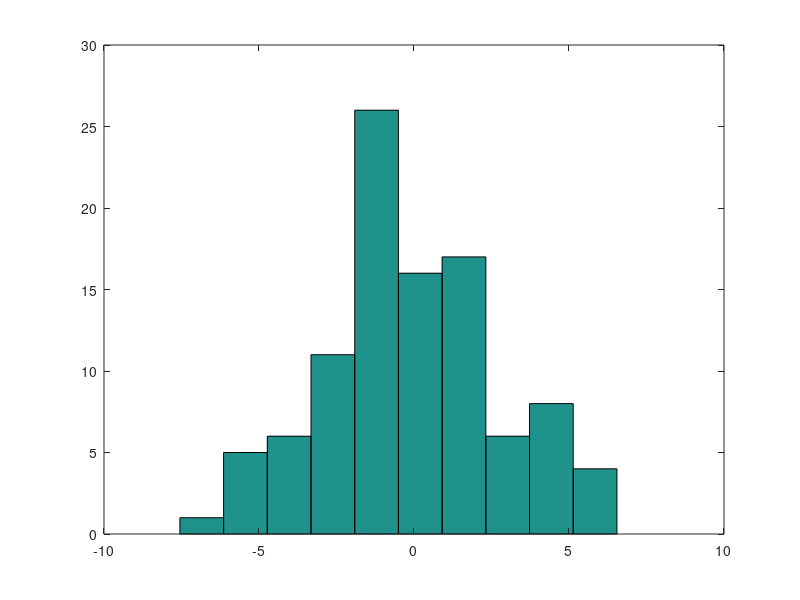

This figure's MATLAB source:
%Simulation of synchronous Federated Learning
tic
total = 1; %number of repetitions of simulation
iter = 10000;
amse = zeros(iter,1);
for epoch = 1:total
dn =zeros(1,3000); %nonlinear time series
dn(1) = .1;
dn(2) = .1;
for ii = 3:3000
dn(ii) = (0.8-0.5*exp(-dn(ii-1)^2))*dn(ii-1) - (0.3+0.9*exp(-dn(ii-1)^2))*dn(ii-2) + .1*sin(dn(ii-1)*pi)+0.1*randn(1,1); %random Gaussian noise with std = 0.1
end
X = [dn(1:2998);dn(2:2999)]; %input data
D = transpose(dn(3:3000)); %output data

%Here we perform synchronous updating
el= 10; %number of edge processors
dcount = zeros(1,el);
agg = 500; %number iterations when cloud contacts edge processors
mu = .09;
samples = 100; %number of random fourier features
sigma = sqrt(1/(3.73*2)); %Gaussian widths
w = 1/sigma * randn(2,samples); %random fourier weight vector
theta = rand(1,samples); %random phase vector
Z = sqrt(2/samples)*cos(transpose(X)*w + pi*ones(2998,1)*theta); %inputs in RFF space

hc = zeros(1,samples); % learning parameter for cloud
hfl = zeros (el,samples); % learning parameter for edge
mse= zeros(iter,1);
msed = zeros(iter,el);
mse(1:agg-1)= var(D);

for jj= 1:iter
v = ceil(rand(1,1)*2998); %randomly pick data
edge = ceil(rand(1,1)*el); %randomly pick  edge processor  where data goes to
dcount(edge)=dcount(edge)+1; %update number of updates for edge processor
x = X(:,v);
error(jj) = D(v) -  Z(v,:)*transpose(hfl(edge,:)); %compute error
hfl(edge,:) = hfl(edge,:) + mu *Z(v,:)*error(jj); % update edge learner using LMS

if mod(jj,agg) ==0 %test to see if central processor should communicate with all edge processors

hc = mean(hfl); %central processor is mean of all edge processors

mse(jj) = norm(D(2499:2998) - Z(2499:2998,:)*transpose(hc))^2/500; %MSE on last 500 data points
hfl = ones(el,1)*hc; %reset all edge processor weights
elseif jj>1, mse(jj) = mse(jj-1);
end
end
amse = amse + mse(1:iter,1)/total;
end
toc
% semilogy(mse)

% plot(error);
hist(w(1,:))




